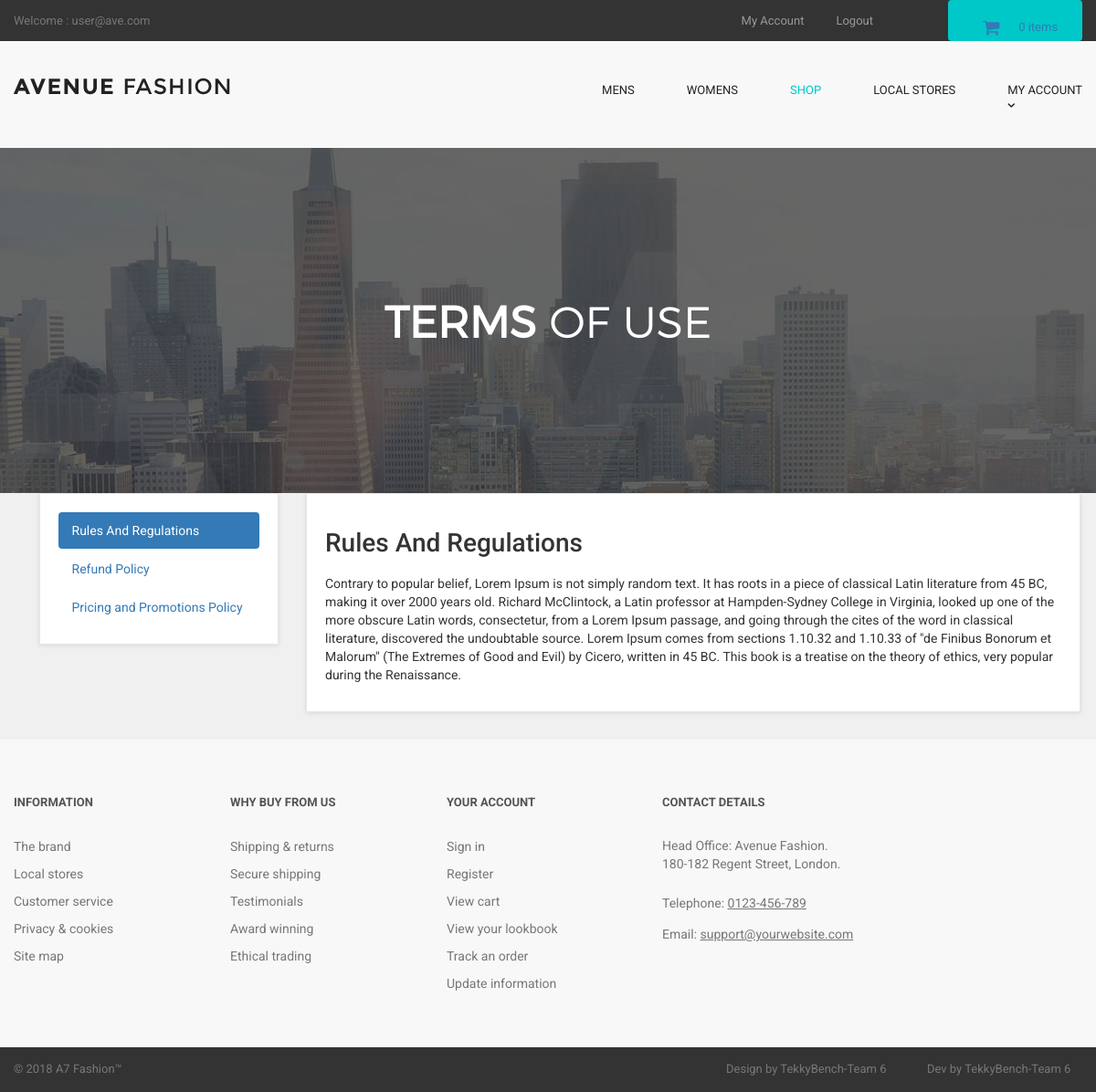
Page /terms.php (signed in) on the committed database.
### tables this page shows
CREATE TABLE `terms` (
  `term_id` int(10) NOT NULL,
  `term_title` varchar(100) NOT NULL,
  `term_link` varchar(100) NOT NULL,
  `term_desc` text NOT NULL
);

### terms.php (the view, shortened to what this page needs)
<?php
include("includes/db.php");
include("includes/header.php");
include("includes/main.php");
?>
  <main>
    <div class="nero">
      <div class="nero__heading">
        <span class="nero__bold">Terms</span> of use
      </div>
    </div>
  </main>
<div id="content">
<div class="container">
<div class="col-md-3">
<div class="box">
<ul class="nav nav-pills nav-stacked">
<?php
$get_terms = "select * from terms LIMIT 0,1";
$run_terms = mysqli_query($con,$get_terms);
while($row_terms = mysqli_fetch_array($run_terms)){
$term_title = $row_terms['term_title'];
$term_link = $row_terms['term_link'];
?>
<li class="active">
<a data-toggle="pill" href="#<?php echo $term_link; ?>">
<?php echo $term_title; ?>
</a>
</li>
<?php } ?>
<?php
$count_terms = "select * from terms";
$run_count = mysqli_query($con,$count_terms);
$count = mysqli_num_rows($run_count);
$get_terms = "select * from terms LIMIT 1,$count";
$run_terms = mysqli_query($con,$get_terms);
while($row_terms = mysqli_fetch_array($run_terms)){
$term_title = $row_terms['term_title'];
$term_link = $row_terms['term_link'];
?>
<li>
<a data-toggle="pill" href="#<?php echo $term_link; ?>">
<?php echo $term_title; ?>
</a>
</li>
<?php } ?>
</ul>
</div>
</div>
<div class="col-md-9">
<div class="box">
<div class="tab-content" >
<?php
$get_terms = "select * from terms LIMIT 0,1";
$run_terms = mysqli_query($con,$get_terms);
while($row_terms = mysqli_fetch_array($run_terms)){
$term_title = $row_terms['term_title'];
$term_desc = $row_terms['term_desc'];
$term_link = $row_terms['term_link'];
?>
<div id="<?php echo $term_link; ?>" class="tab-pane fade in active" >
<h1> <?php echo $term_title; ?>  </h1>
<p> <?php echo $term_desc; ?> </p>
</div>
<?php } ?>
</div>
</div>
</div>
</div>
</div>
<?php
include("includes/footer.php");
?>
</body>
</html>

### styles/backend.css (style rules this page uses)
html { font-family: "Roboto", Helvetica, Arial, sans-serif; line-height: 1.15; -ms-text-size-adjust: 100%; -webkit-text-size-adjust: 100% }
body { margin: 0 }
h1 { font-size: 2em; margin: .67em 0 }
figcaption, figure, main { display: block }
a { background-color: transparent; -webkit-text-decoration-skip: objects }
html { box-sizing: border-box }
body { min-width: 1190px; font-family: Montserrat, sans-serif; font-weight: 400; background-color: white; }
.container { width: 1170px; margin: 0 auto }
.nero { padding-top: 160px; padding-bottom: 140px; font-family: 'montserratlight', sans-serif; text-align: center; text-transform: uppercase; color: #FFF; background: #666 url("../images/banner-ave.jpg") no-repeat; background-size: cover; background-position: center; }
.nero__heading { font-size: 48px; }
.nero__bold { font-weight: 700; }

### styles/style.css (style rules this page uses)
body { font-family: "Roboto", Helvetica, Arial, sans-serif; font-size: 14px; line-height: 1.42857143; color: #333333; background-color: #f0f0f0; overflow-x: hidden; }
.box { background: #fff; margin: 0 0 30px; border: solid 1px #e6e6e6; box-sizing: border-box; padding:20px; box-shadow: 0 1px 5px rgba(0, 0, 0, 0.1); }
#content { padding-left:25px; }

### rows in the picture
terms: term_title "Rules And Regulations", term_desc "Contrary to popular belief, Lorem Ipsum is not simply random text. It has roots in a piece of classical Latin literature from 45 BC, making it over 2000 years old. Richard McClintock, a Latin professor at Hampden-Sydney College in Virginia, looked up one of the more obscure Latin words, consectetur, from a Lorem Ipsum passage, and going through the cites of the word in classical literature, discovered the undoubtable source. Lorem Ipsum comes from sections 1.10.32 and 1.10.33 of \"de Finibus Bonorum et Malorum\" (The Extremes of Good and Evil) by Cicero, written in 45 BC. This book is a treatise on the theory of ethics, very popular during the Renaissance."
terms: term_title "Refund Policy"
terms: term_title "Pricing and Promotions Policy"

### other values in the picture
$_SESSION['customer_email'] "user@ave.com"
$count_items "0"
